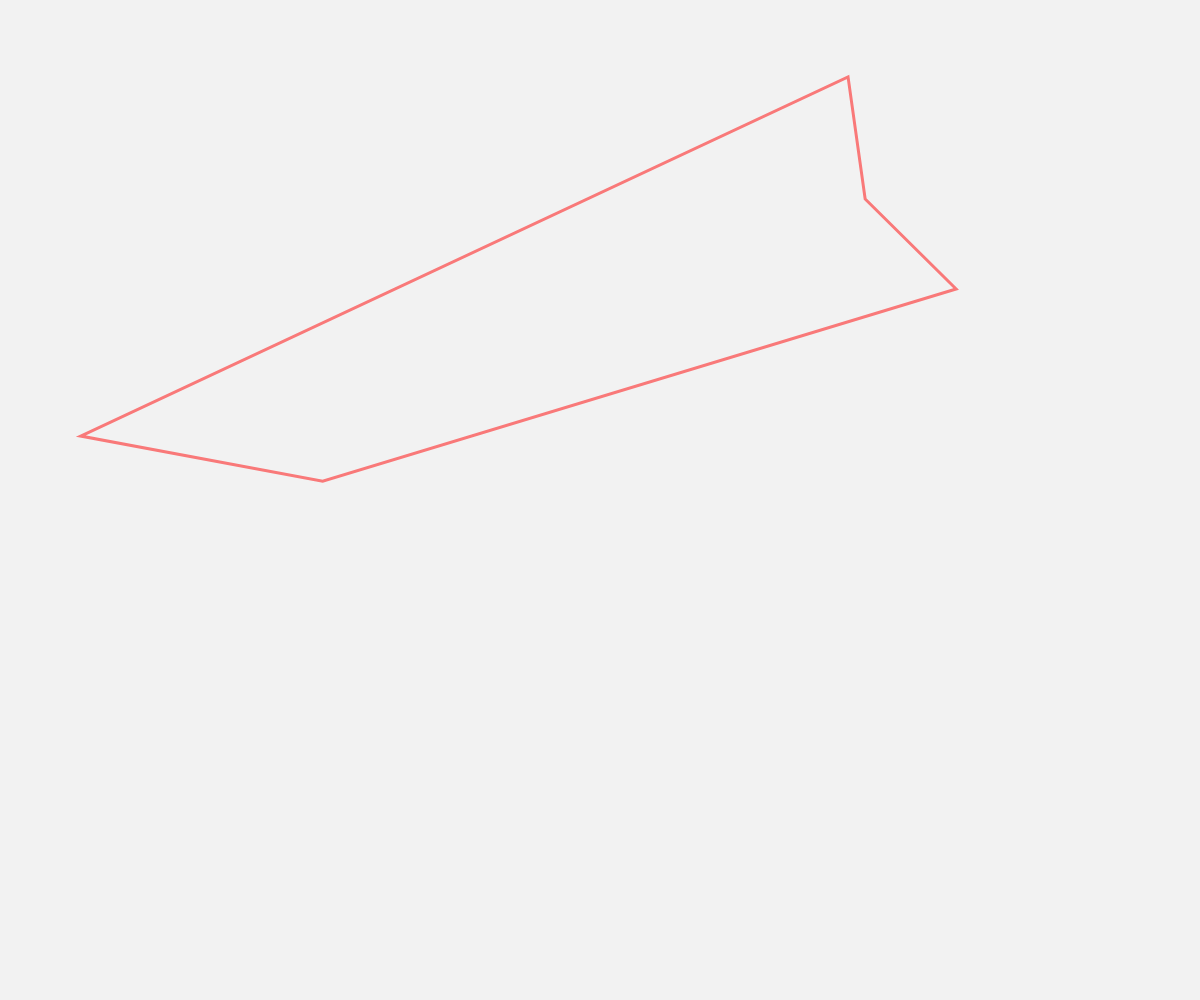
Frame 1 (no input)
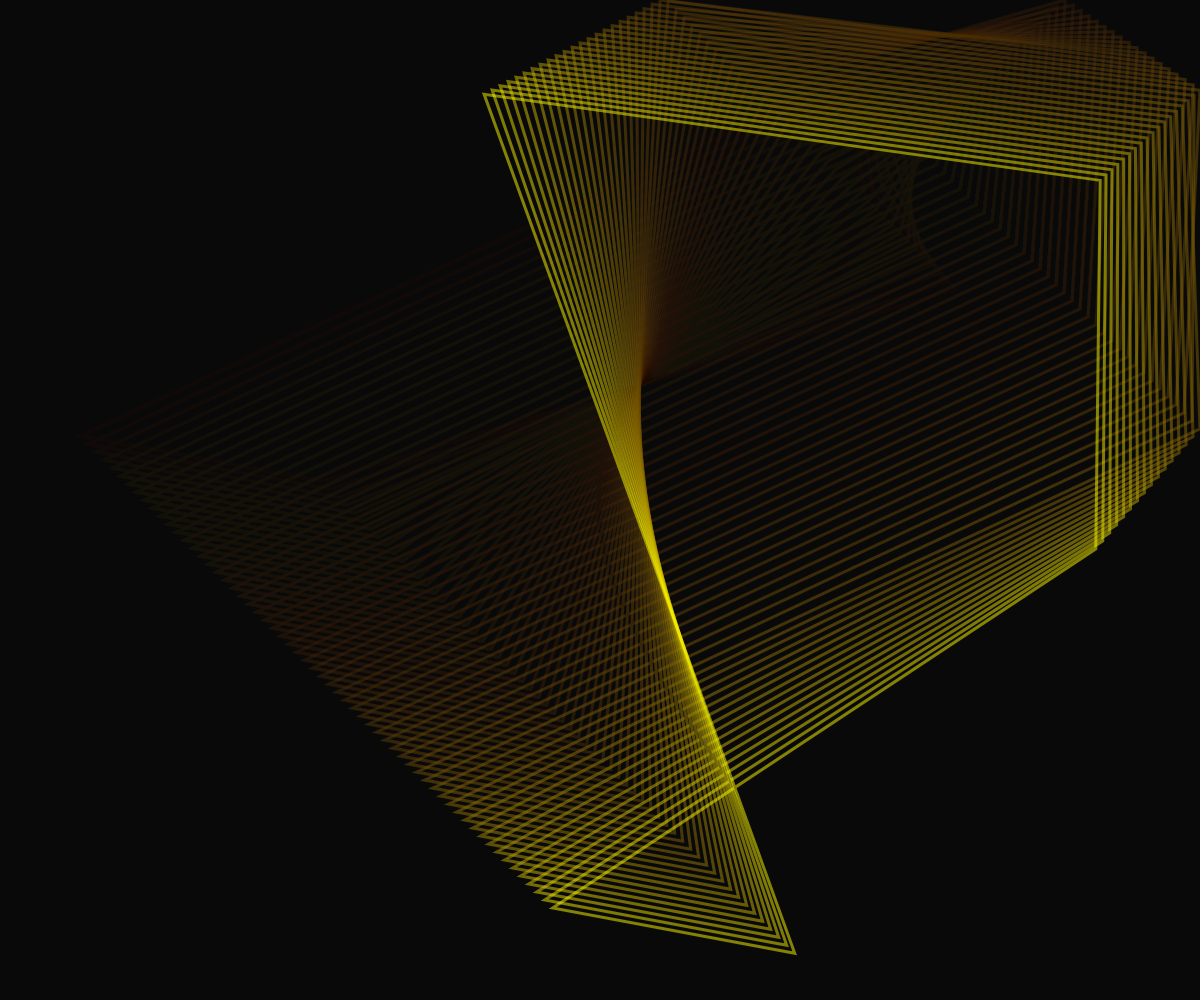
Frame 60 (no input)
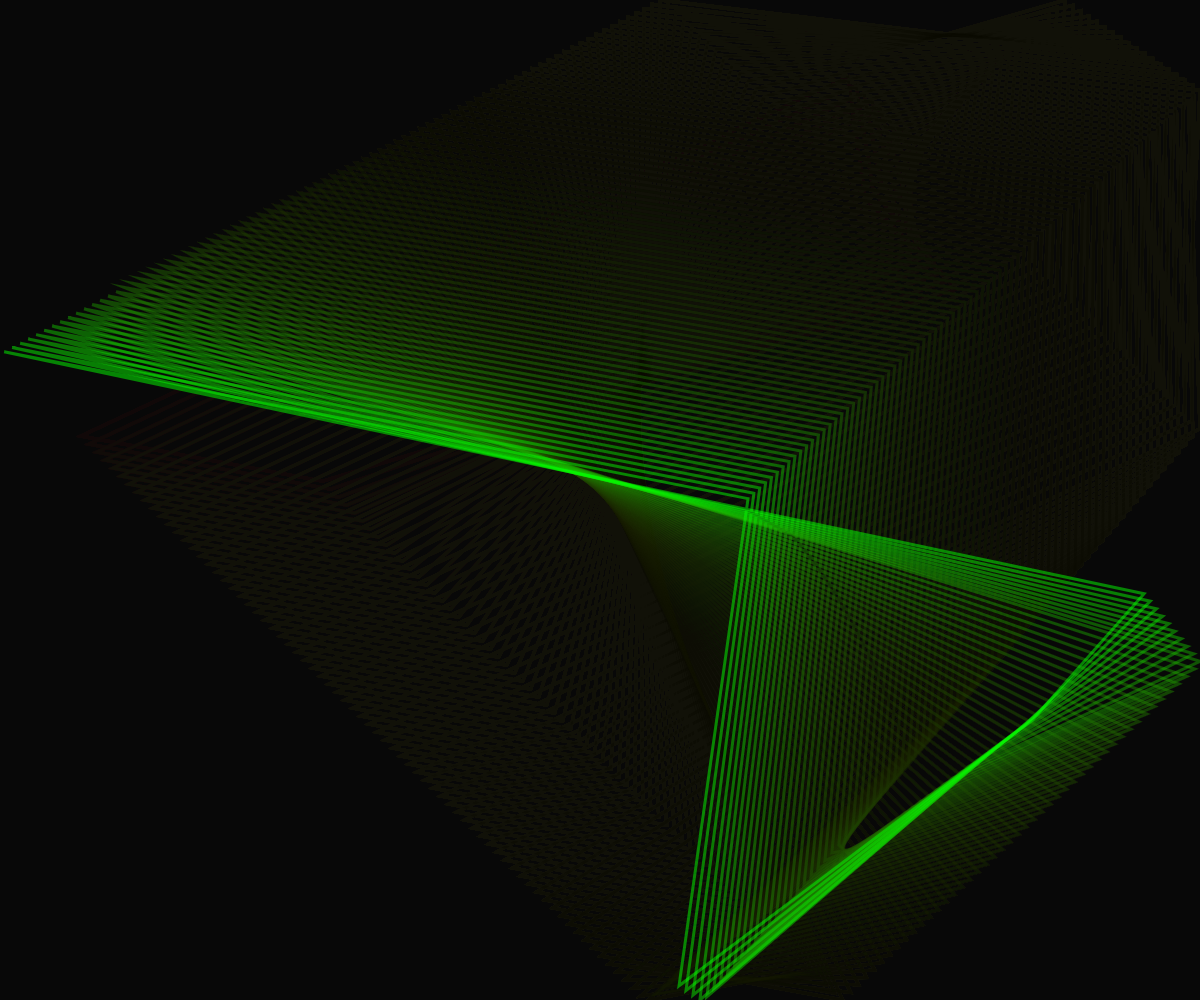
Frame 120 (the mouse pressed at the canvas centre since frame 60)

The p5.js sketch that drew these frames (run headless with seeded random() and noise() and a simulated clock; from frame 60 on, the mouse is pressed at the canvas centre):

// p5.js sketch
// ── sketch.js
const leftBorder = 0;
const topBorder = 0;
let rightBorder, bottomBorder;
const minSpeed = 4;
const maxSpeed = 8;
const nLines = 5;
const bouncingLines = [];
let lineColor = 0;
const lineColorIncrementer = 1;

function setup() {
    createCanvas(windowWidth, windowHeight);
    colorMode(HSL);
    strokeWeight(3);
    noFill();

    rightBorder = width;
    bottomBorder = height;

    // create bouncing lines
    for (let i = 0; i < nLines; i++) {
        bouncingLines.push(new BouncingLine());
    }
}

function draw() {
    background(0, 0, 0, 0.05);

    // draw bouncing lines
    beginShape();
    for (const line of bouncingLines) {
        line.move();
        vertex(line.x, line.y);
    }
    stroke(lineColor, 100, 50, 0.5);
    endShape(CLOSE);

    lineColor = (lineColor + lineColorIncrementer) % 360;
}

class BouncingLine{
    constructor() {
        this.x = random(width);
        this.y = random(height);
        this.xSpeed = random(-1, 1) < 0 ? -maxSpeed : maxSpeed;
        this.ySpeed = random(-1, 1) < 0 ? -maxSpeed : maxSpeed;
    }

    move(){
        this.x += this.xSpeed;
        this.y += this.ySpeed;

        if (this.hitBorderX())
            this.reverseXSpeed();

        if (this.hitBorderY())
            this.reverseYSpeed();
    }

    hitBorderX(){
        if(rightBorder < this.x || this.x < leftBorder){
            this.x = this.x < width/2 ? 0 : rightBorder;
            return true;
        }

        return false;
    }

    hitBorderY(){
        if(bottomBorder < this.y || this.y < topBorder){
            this.y = this.y < height/2 ? 0 : bottomBorder;
            return true;
        }

        return false;
    }

    reverseXSpeed(){
        this.xSpeed = (this.xSpeed < 0 ? 1 : -1) * random(minSpeed, maxSpeed);
    }

    reverseYSpeed(){
        this.ySpeed = (this.ySpeed < 0 ? 1 : -1) * random(minSpeed, maxSpeed);
    }
}
